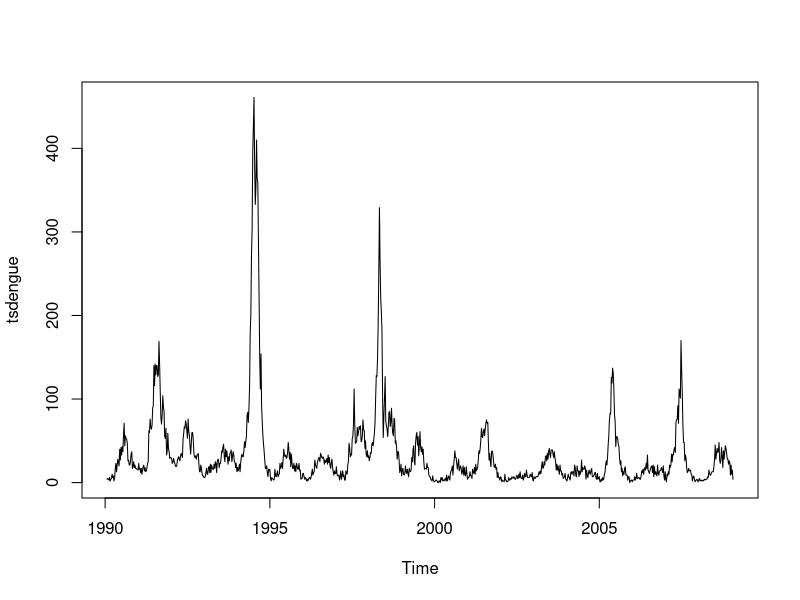
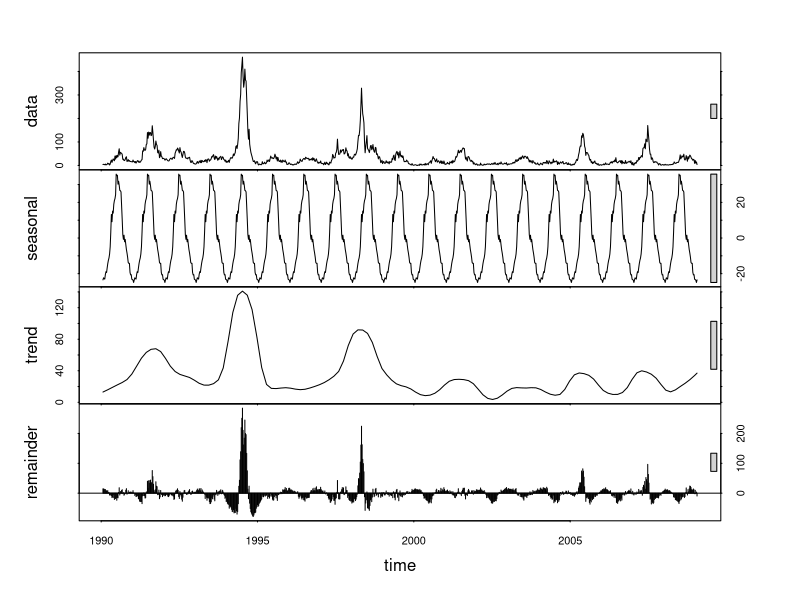
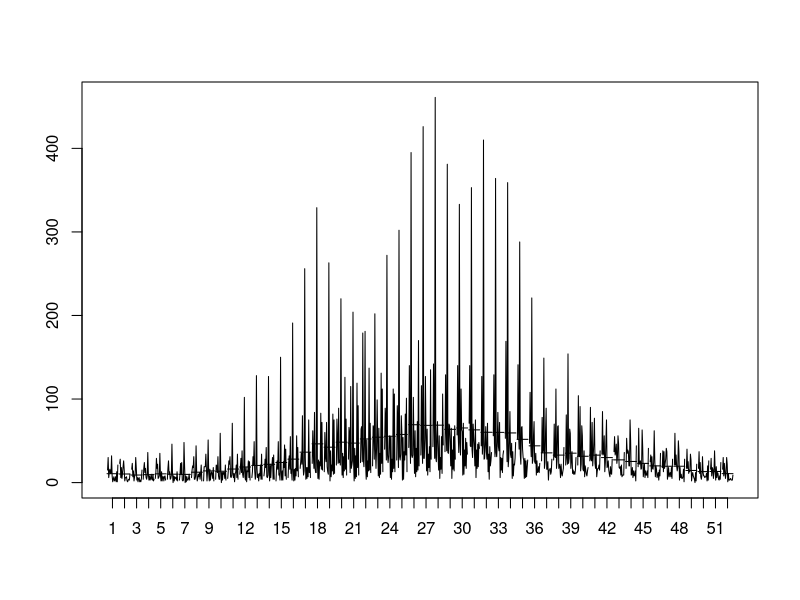
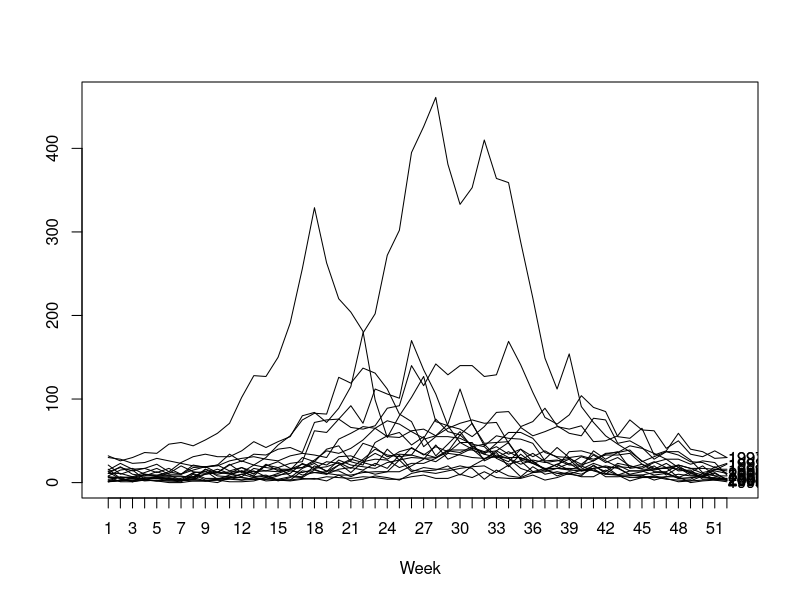
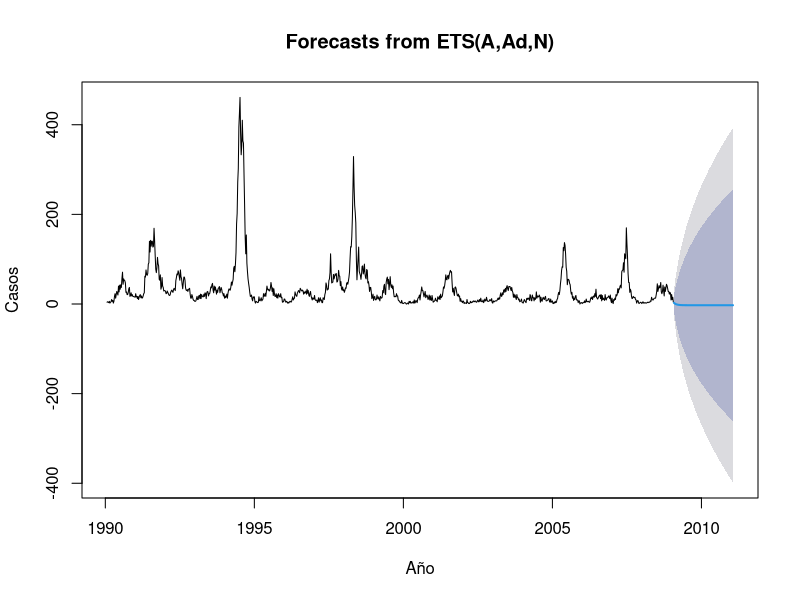
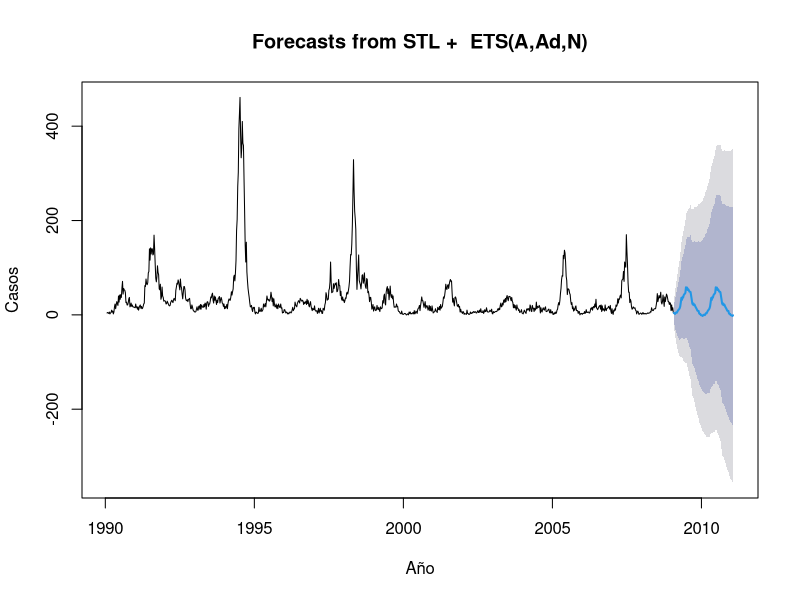
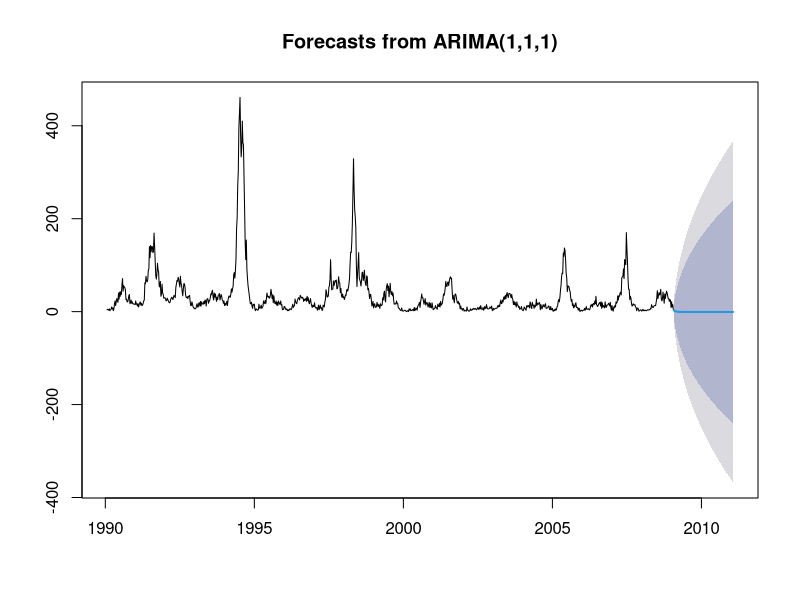
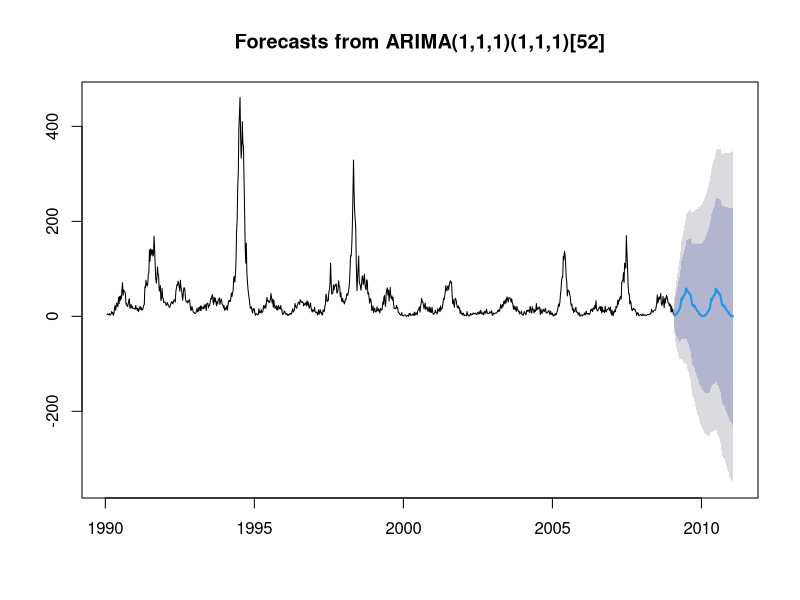

R code for these plots, in order:
## ---- chunk 1
#datos San_Juan_Training_Data
library(readr)
sanjuan_dengue <- read_csv("San_Juan_Training_Data.csv")
#crear objeto ts
tsdengue <- ts(sanjuan_dengue$total_cases, start = c(1990, 4), end = c(2009, 4), frequency = 52)
max(tsdengue)
min(tsdengue)
## ---- chunk 2
#gráfica sencilla
plot(tsdengue)
## ---- chunk 3
#descomposición de la ts
fit.dengue <- stl(tsdengue, s.window = "periodic")
plot(fit.dengue)
## ---- chunk 4
#gráficas para ver detalles de meses y estacionalidad
library(forecast)
monthplot(tsdengue, xlab = "", ylab = "")
seasonplot(tsdengue, year.labels = TRUE, main = "", type = "l")
## ---- chunk 5
#predicción
#AZN (no estacional)
predict.dengue <- ets(tsdengue, model = "AZN")
plot(forecast(predict.dengue, 104), xlab = "Año", ylab = "Casos")
## ---- chunk 6
#estacional automatico
pred.dengue <- stl(tsdengue, s.window = "periodic")
plot(forecast(pred.dengue), xlab = "Año", ylab = "Casos", flty = 1)
## ---- chunk 7
#ARIMA
pred.autoarima <- auto.arima(x = tsdengue)
dengue.for2 <- forecast(object = pred.autoarima, h = 104)
plot(dengue.for2)
pred.arima <- Arima(tsdengue, order = c(1,1,1), seasonal = c(1,1,1))
dengue.for1 <- forecast(object = pred.arima, h = 104)
plot(dengue.for1)
